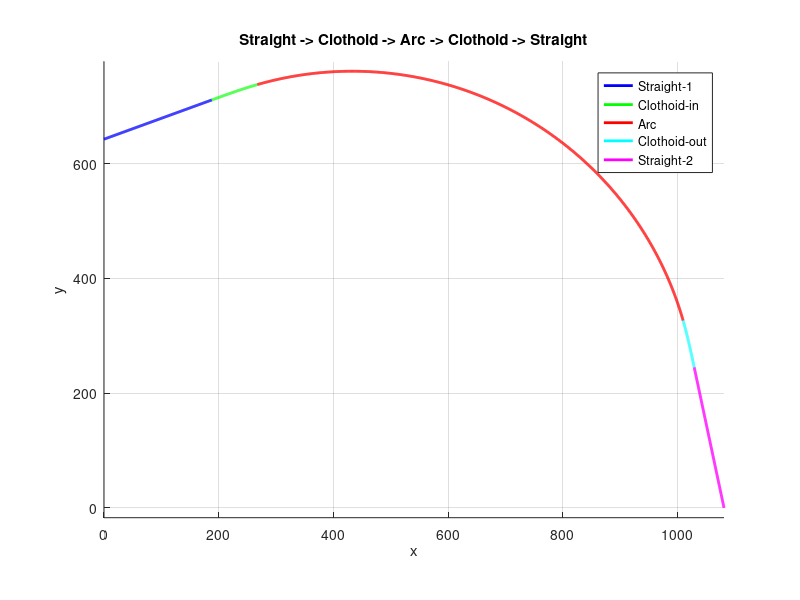

Reproduce this figure in MATLAB.
clc; clear; close all;

L1 = 200;
R  = 600;
V  = 28;
t  = 3;
Lc = V*t;
L2 = 250;

N_st  = 200;
N_cl  = 500;
N_arc = 1000;

A0 = sqrt(R*Lc);
alpha = deg2rad(20);
beta  = deg2rad(90);

delta = Lc/(2*R);

xcl  = @(s) s - (s.^5)/(40*A0^4) + (s.^9)/(3456*A0^8);
ycl  = @(s) (s.^3)/(6*A0^2) - (s.^7)/(336*A0^6) + (s.^11)/(42240*A0^10);

rot2 = @(ang) [cos(ang), -sin(ang); sin(ang), cos(ang)];

u1 = linspace(0, L1, N_st);
x1 = u1*cos(alpha);
y1 = u1*sin(alpha);

xA = x1(end);
yA = y1(end);

s = linspace(0, Lc, N_cl);

P2_local = [xcl(s); -ycl(s)];
P2 = rot2(alpha) * P2_local;

x2 = xA + P2(1,:);
y2 = yA + P2(2,:);

xB = x2(end);
yB = y2(end);

psi1 = alpha - delta;

Cx = xB + R*sin(psi1);
Cy = yB - R*cos(psi1);

phi0 = psi1 + pi/2;
th = linspace(0, beta, N_arc);

x3 = Cx + R*cos(phi0 - th);
y3 = Cy + R*sin(phi0 - th);

xD = x3(end);
yD = y3(end);

psi2 = psi1 - beta;

s4 = linspace(0, Lc, N_cl);

u = cos(delta) * (xcl(Lc) - xcl(Lc - s4)) + ...
    sin(delta) * (ycl(Lc) - ycl(Lc - s4));

v = cos(delta) * (ycl(Lc) - ycl(Lc - s4)) - ...
    sin(delta) * (xcl(Lc) - xcl(Lc - s4));

P4 = rot2(psi2) * [u; v];

x4 = xD + P4(1,:);
y4 = yD + P4(2,:);

xE = x4(end);
yE = y4(end);

psi3 = psi2 - delta;

u5 = linspace(0, L2, N_st);
x5 = xE + u5*cos(psi3);
y5 = yE + u5*sin(psi3);

xmin = min([x1 x2 x3 x4 x5]);
ymin = min([y1 y2 y3 y4 y5]);

x1 = x1 - xmin; y1 = y1 - ymin;
x2 = x2 - xmin; y2 = y2 - ymin;
x3 = x3 - xmin; y3 = y3 - ymin;
x4 = x4 - xmin; y4 = y4 - ymin;
x5 = x5 - xmin; y5 = y5 - ymin;

figure('Position',[100 100 1000 700]);
hold on; grid on; axis equal;
xlabel('x'); ylabel('y');
title('Straight -> Clothoid -> Arc -> Clothoid -> Straight');

plot(x1, y1, 'b', 'LineWidth', 2, 'DisplayName','Straight-1');
plot(x2, y2, 'g', 'LineWidth', 2, 'DisplayName','Clothoid-in');
plot(x3, y3, 'r', 'LineWidth', 2, 'DisplayName','Arc');
plot(x4, y4, 'c', 'LineWidth', 2, 'DisplayName','Clothoid-out');
plot(x5, y5, 'm', 'LineWidth', 2, 'DisplayName','Straight-2');

legend;
hold off;
